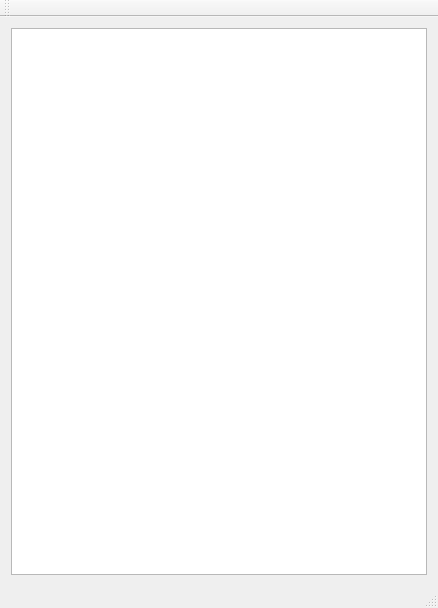
<?xml version="1.0" encoding="UTF-8"?>
<ui version="4.0">
 <class>MainWindow</class>
 <widget class="QMainWindow" name="MainWindow">
  <property name="geometry">
   <rect>
    <x>0</x>
    <y>0</y>
    <width>438</width>
    <height>608</height>
   </rect>
  </property>
  <property name="windowTitle">
   <string>Catalogue</string>
  </property>
  <widget class="QWidget" name="centralWidget">
   <layout class="QVBoxLayout" name="verticalLayout">
    <item>
     <widget class="PDF" name="monPDF"/>
    </item>
   </layout>
  </widget>
  <widget class="QMenuBar" name="menuBar">
   <property name="geometry">
    <rect>
     <x>0</x>
     <y>0</y>
     <width>438</width>
     <height>25</height>
    </rect>
   </property>
  </widget>
  <widget class="QToolBar" name="mainToolBar">
   <attribute name="toolBarArea">
    <enum>TopToolBarArea</enum>
   </attribute>
   <attribute name="toolBarBreak">
    <bool>false</bool>
   </attribute>
  </widget>
  <widget class="QStatusBar" name="statusBar"/>
 </widget>
 <layoutdefault spacing="6" margin="11"/>
 <customwidgets>
  <customwidget>
   <class>PDF</class>
   <extends>QTextBrowser</extends>
   <header>pdf.h</header>
  </customwidget>
 </customwidgets>
 <resources/>
 <connections/>
</ui>
